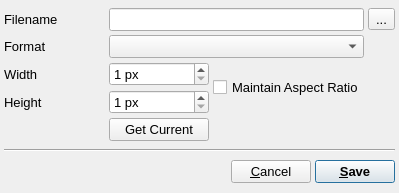
<?xml version="1.0" encoding="UTF-8"?>
<ui version="4.0">
 <class>SaveImageDialog</class>
 <widget class="QDialog" name="SaveImageDialog">
  <property name="windowModality">
   <enum>Qt::ApplicationModal</enum>
  </property>
  <property name="geometry">
   <rect>
    <x>0</x>
    <y>0</y>
    <width>399</width>
    <height>193</height>
   </rect>
  </property>
  <property name="sizePolicy">
   <sizepolicy hsizetype="Preferred" vsizetype="Minimum">
    <horstretch>0</horstretch>
    <verstretch>0</verstretch>
   </sizepolicy>
  </property>
  <property name="font">
   <font>
    <pointsize>10</pointsize>
   </font>
  </property>
  <property name="windowTitle">
   <string>Save Image</string>
  </property>
  <property name="windowIcon">
   <iconset resource="icons.qrc">
    <normaloff>:/uchroma/icons/uchroma.png</normaloff>:/uchroma/icons/uchroma.png</iconset>
  </property>
  <layout class="QVBoxLayout" name="verticalLayout">
   <property name="spacing">
    <number>4</number>
   </property>
   <property name="margin">
    <number>4</number>
   </property>
   <item>
    <layout class="QGridLayout" name="gridLayout">
     <item row="3" column="0">
      <widget class="QLabel" name="label_3">
       <property name="text">
        <string>Height</string>
       </property>
      </widget>
     </item>
     <item row="3" column="1">
      <widget class="QSpinBox" name="ImageHeightSpin">
       <property name="suffix">
        <string> px</string>
       </property>
       <property name="minimum">
        <number>1</number>
       </property>
       <property name="maximum">
        <number>100000</number>
       </property>
      </widget>
     </item>
     <item row="2" column="2" rowspan="2">
      <widget class="QCheckBox" name="MaintainAspectRatioCheck">
       <property name="text">
        <string>Maintain Aspect Ratio</string>
       </property>
      </widget>
     </item>
     <item row="0" column="1" colspan="2">
      <widget class="QLineEdit" name="FileNameEdit"/>
     </item>
     <item row="1" column="0">
      <widget class="QLabel" name="label">
       <property name="text">
        <string>Format</string>
       </property>
      </widget>
     </item>
     <item row="0" column="3">
      <widget class="QToolButton" name="SelectFileNameButton">
       <property name="text">
        <string>...</string>
       </property>
      </widget>
     </item>
     <item row="1" column="1" colspan="2">
      <widget class="QComboBox" name="ImageFormatCombo"/>
     </item>
     <item row="0" column="0">
      <widget class="QLabel" name="FilenameLabel">
       <property name="text">
        <string>Filename</string>
       </property>
      </widget>
     </item>
     <item row="2" column="1">
      <widget class="QSpinBox" name="ImageWidthSpin">
       <property name="suffix">
        <string> px</string>
       </property>
       <property name="minimum">
        <number>1</number>
       </property>
       <property name="maximum">
        <number>1000000</number>
       </property>
      </widget>
     </item>
     <item row="2" column="0">
      <widget class="QLabel" name="label_2">
       <property name="text">
        <string>Width</string>
       </property>
      </widget>
     </item>
     <item row="4" column="1">
      <widget class="QPushButton" name="GetCurrentButton">
       <property name="text">
        <string>Get Current</string>
       </property>
       <property name="autoDefault">
        <bool>false</bool>
       </property>
      </widget>
     </item>
    </layout>
   </item>
   <item>
    <widget class="Line" name="line">
     <property name="orientation">
      <enum>Qt::Horizontal</enum>
     </property>
    </widget>
   </item>
   <item>
    <layout class="QHBoxLayout" name="horizontalLayout">
     <item>
      <spacer name="horizontalSpacer">
       <property name="orientation">
        <enum>Qt::Horizontal</enum>
       </property>
       <property name="sizeHint" stdset="0">
        <size>
         <width>40</width>
         <height>20</height>
        </size>
       </property>
      </spacer>
     </item>
     <item>
      <widget class="QPushButton" name="CancelButton">
       <property name="text">
        <string>&amp;Cancel</string>
       </property>
       <property name="autoDefault">
        <bool>false</bool>
       </property>
      </widget>
     </item>
     <item>
      <widget class="QPushButton" name="SaveImageButton">
       <property name="font">
        <font>
         <weight>75</weight>
         <bold>true</bold>
        </font>
       </property>
       <property name="text">
        <string>&amp;Save</string>
       </property>
       <property name="default">
        <bool>true</bool>
       </property>
      </widget>
     </item>
    </layout>
   </item>
  </layout>
 </widget>
 <tabstops>
  <tabstop>FileNameEdit</tabstop>
  <tabstop>SelectFileNameButton</tabstop>
  <tabstop>ImageFormatCombo</tabstop>
  <tabstop>ImageWidthSpin</tabstop>
  <tabstop>ImageHeightSpin</tabstop>
  <tabstop>MaintainAspectRatioCheck</tabstop>
  <tabstop>CancelButton</tabstop>
  <tabstop>SaveImageButton</tabstop>
 </tabstops>
 <resources>
  <include location="icons.qrc"/>
 </resources>
 <connections/>
</ui>
